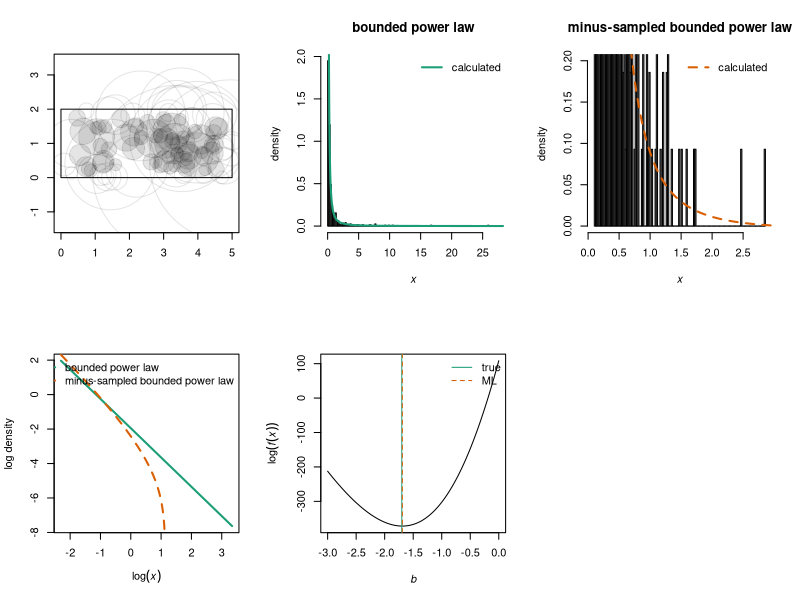

R code for this plot:
rm(list = ls())
library(RColorBrewer)

#normalization constant C from Equation 2 in Edwards et al
#arguments:
#min mass xmin
#max mass xmax
#exponent b of bounded power law distribution
#Value: normalization constant C as in Equation 2 of Edwards
getC <- function(xmin, xmax, b){
  if(b == -1){
    return(1 / (log(xmax) - log(xmin)))
  } else {
    return((b + 1) / (xmax ^ (b + 1) - xmin ^(b + 1)))
  }
}

#bounded power law density
#Arguments:
#x: value at which to get density
#b: power law coefficient
#C: normalization constant
#xmin, xmax: min and max for bounded power law
#Value: density f(x) at x
dboundedpowerlaw <- function(x, b, C, xmin, xmax){
  fx <- C * x ^ b
  fx[x < xmin] <- 0
  fx[x > xmax] <- 0
  return(fx)
}

#calculate pi(r), the probability we minus-sample a circle of radius r
#Arguments:
#w, v: rectangular window dimensions
#r: circle radius
#Value: probability a circle of radius r is minus-sampled
getpir <- function(w, v, r){
  return((w - 2 * r) * (v - 2 * r) / (w * v)) #area in which we can minus-sample a circle of radius r / window area
}

#density for minus-sampled bounded power law (in form we can supply to optimizer)
#Arguments:
#b: power law coefficient
#x: value at which to get density
#xmin, min for bounded power law
#w, v: width and height of sampling window (ASSUMES v <= w and xmax greater than largest observable object)
#Value: density f(x) at x
dMSBPLanalytic <- function(b, x, xmin, w, v){
  numerator <- 4 / pi * x ^ (b + 1) - 2 * (w + v) / sqrt(pi) * x ^ (b + 0.5) + w * v * x ^ b
  xmw <- pi / 4 * v ^ 2 #largest circle we can fit in window
  if(b == -2){#special case for denominator
    dplus <- w * v / (b + 1) * xmw ^ (b + 1) - 2 * (w + v) / (sqrt(pi) * (b + 1.5)) * xmw ^ (b + 1.5) + 4 / pi * log(xmw)
    dminus <- w * v / (b + 1) * xmin ^ (b + 1) - 2 * (w + v) / (sqrt(pi) * (b + 1.5)) * xmin ^ (b + 1.5) + 4 / pi * log(xmin)
  } else if (b == - 1.5){#special case for denominator
    dplus <- w * v / (b + 1) * xmw ^ (b + 1) - 2 * (w + v) / sqrt(pi) * log(xmw) + 4 / (pi * (b + 2)) * xmw ^ (b + 2)
    dminus <- w * v / (b + 1) * xmin ^ (b + 1) - 2 * (w + v) / sqrt(pi) * log(xmin) + 4 / (pi * (b + 2)) * xmin ^ (b + 2)
  } else if (b == -1){#special case for denominator
    dplus <- w * v * log(xmw) - 2 * (w + v) / (sqrt(pi) * (b + 1.5)) * xmw ^ (b + 1.5) + 4 / (pi * (b + 2)) * xmw ^ (b + 2)
    dminus <- w * v * log(xmin) - 2 * (w + v) / (sqrt(pi) * (b + 1.5)) * xmin ^ (b + 1.5) + 4 / (pi * (b + 2)) * xmin ^ (b + 2)
  } else {
    dplus <- w * v / (b + 1) * xmw ^ (b + 1) - 2 * (w + v) / (sqrt(pi) * (b + 1.5)) * xmw ^ (b + 1.5) + 4 / (pi * (b + 2)) * xmw ^ (b + 2)
    dminus <- w * v / (b + 1) * xmin ^ (b + 1) - 2 * (w + v) / (sqrt(pi) * (b + 1.5)) * xmin ^ (b + 1.5) + 4 / (pi * (b + 2)) * xmin ^ (b + 2)
  }
  denominator <- dplus - dminus
  fx <- numerator / denominator
  fx[x < xmin] <- 0
  fx[x > xmw] <- 0
  return(fx)
}

#negative log likelihood for minus-sampled bounded power law (in form we can supply to optimizer)
#Arguments:
#b: power law coefficient
#x: vector of sizes
#xmin, min for bounded power law
#w, v: width and height of sampling window (ASSUMES v <= w and xmax greater than largest observable object)
#Value: negative log likelihood for observations x, with parameter b
negloglikMSBPL <- function(b, x, w, v){
  xmin <- min(x) #this is maximum likelihood estimate
  logfx <- sum(log(dMSBPLanalytic(b = b, x = x, xmin = xmin, w = w, v = v)))
  return(-logfx)
}

#plot negative log likelihood against b for minus-sampled bounded power law
#Arguments:
#x: vector of sizes
#w: width of window
#v: height of window
#Value: plot of negative log likelihood against b
plotnegloglik <- function(x, w, v){
  b <- seq(from = -3, to = -1e-6, length.out = 100)
  negllvec <- numeric(3)
  for(i in 1:100){
    negllvec[i] <- negloglikMSBPL(b = b[i], x = x, w = w, v = v)
  }
  plot(b, negllvec, type = "l", xlab = expression(italic(b)), ylab = expression(log(italic(f(x)))))  
}

#maximum likelihood estimate of b for minus-sampled bounded power law
#Arguments:
#x: vector of sizes
#w: width of window
#v: height of window
#Value: object returned by optimize(), for which $minimum is the ML estimate and $objective is the negative log likelihood
estimatebMSBPL <- function(x, w, v){
  return(optimize(f = negloglikMSBPL, interval = c(-3, 0), x = x, w = w, v = v))
}

#density for minus-sampled bounded power law
#Arguments:
#x: value at which to get density
#b: power law coefficient
#C: normalization constant
#xmin, xmax: min and max for bounded power law
#w, v: width and height of sampling window (ASSUMES v <= w)
#Value: density f(x) at x
#NOTE: NOT SURE ABOUT JACOBIAN YET
dMSBPL <- function(x, b, C, xmin, xmax, w, v){
  Jacobian <- 1 / (2 * sqrt(pi * x))
  #numerator <- C / (w * v) * (4 / pi * x ^ (b + 1) - 2 * (w + v) / sqrt(pi) * x ^ (b + 0.5) + w * v * x ^ b) #includes factor C / (w * v) that cancels with denominator
  numerator <- 4 / pi * x ^ (b + 1) - 2 * (w + v) / sqrt(pi) * x ^ (b + 0.5) + w * v * x ^ b
  #numerator <- numerator * Jacobian #change of variables needed?
  
  n2 <- dboundedpowerlaw(x = x, b = b, C = C, xmin = xmin, xmax = xmax) * getpir(w = w, v = v, r = sqrt(x / pi))
  #n2 <- n2 * Jacobian #CHECK: JACOBIAN NEEDED HERE?

  xmw <- pi / 4 * v ^ 2 #largest circle we can fit in window
  if(b == -2){#special case for denominator
    dplus <- w * v / (b + 1) * xmw ^ (b + 1) - 2 * (w + v) / (sqrt(pi) * (b + 1.5)) * xmw ^ (b + 1.5) + 4 / pi * log(xmw)
    dminus <- w * v / (b + 1) * xmin ^ (b + 1) - 2 * (w + v) / (sqrt(pi) * (b + 1.5)) * xmin ^ (b + 1.5) + 4 / pi * log(xmin)
  } else if (b == - 1.5){#special case for denominator
    dplus <- w * v / (b + 1) * xmw ^ (b + 1) - 2 * (w + v) / sqrt(pi) * log(xmw) + 4 / (pi * (b + 2)) * xmw ^ (b + 2)
    dminus <- w * v / (b + 1) * xmin ^ (b + 1) - 2 * (w + v) / sqrt(pi) * log(xmin) + 4 / (pi * (b + 2)) * xmin ^ (b + 2)
  } else if (b == -1){#special case for denominator
    dplus <- w * v * log(xmw) - 2 * (w + v) / (sqrt(pi) * (b + 1.5)) * xmw ^ (b + 1.5) + 4 / (pi * (b + 2)) * xmw ^ (b + 2)
    dminus <- w * v * log(xmin) - 2 * (w + v) / (sqrt(pi) * (b + 1.5)) * xmin ^ (b + 1.5) + 4 / (pi * (b + 2)) * xmin ^ (b + 2)
  } else {
    dplus <- w * v / (b + 1) * xmw ^ (b + 1) - 2 * (w + v) / (sqrt(pi) * (b + 1.5)) * xmw ^ (b + 1.5) + 4 / (pi * (b + 2)) * xmw ^ (b + 2)
    dminus <- w * v / (b + 1) * xmin ^ (b + 1) - 2 * (w + v) / (sqrt(pi) * (b + 1.5)) * xmin ^ (b + 1.5) + 4 / (pi * (b + 2)) * xmin ^ (b + 2)
  }
  denominator <- dplus - dminus
  d2 <- dMSBPLintegral(b = b, C = C, w = w, v = v, xmin = xmin, xmax = xmax, xmaxminus = xmw)

  fx1 <- numerator / denominator
  fx2 <- n2 / d2$value #USING NUMERICAL INTEGRAL FOR NOW: we can always make this form work for other distributions
  
  print("overall check:")
  print(head(cbind(fx1, fx2)))
  
  fx2[x < xmin] <- 0
  fx2[x > xmw] <- 0
  return(fx2)
}

#numerical check on denominator for minus-sampled bounded power law
#Arguments:
#b: power law coefficient
#C: normalization constant
#w, v: width and height of sampling window (ASSUMES v < w)
#xmin, xmax: min and max for bounded power law
#xmaxminus: max area we can fit in window
#Value: numerical integral of what I think is numerator of minus-sampled bounded power law
dMSBPLintegral <- function(b, C, w, v, xmin, xmax, xmaxminus){
  myfunction <- function(x){
      f <- dboundedpowerlaw(x = x, b = b, C = C, xmin = xmin, xmax = xmax) * getpir(w = w, v = v, r = sqrt(x / pi))
      return(f)
    }
  return(integrate(f = myfunction, lower = xmin, upper = xmaxminus))
}

#inverse cdf for bounded power law
#Arguments:
#u in [0, 1]
#xmin and xmax: min and max values of x
#Value: inverse cdf evaluated at u
FXinv <- function(u, b, xmin, xmax){
  if(b == -1){
    x <- xmax ^ u * xmin ^ (1 - u)
  } else {
    x <- (u * xmax ^ (b + 1) + (1 - u) * xmin ^ (b + 1)) ^ (1 / (b + 1))  
  }
  return(x)
}

#simulate from bounded power law distribution
#Arguments:
#n: number of values to simulate
#b: exponent for distribution
#xmin: min size
#xmax: max size
#Value:
#vector of n observations drawn from the specified bounded power law distribution
simulateboundedpowerlaw <- function(n, b, xmin, xmax){
  u <- runif(n = n, min = 0, max = 1)
  x <- FXinv(u = u, b = b, xmin = xmin, xmax = xmax)
}

#radius of circle given area
#Argument: area x
#Value: radius r
radiusfromarea <- function(x){
  return(sqrt(x / pi))
}

#does circle of radius r centred at (alpha, beta) fall entirely within a rectangle of side lengths w, v, lower left corner at origin?
#Arguments:
#alpha, beta: coordinates of circle centre
#r: radius of circle
#w, v: width and height of rectangle
#Value:
#logical: circle entirely in rectangle?
inframe <- function(alpha, beta, r, w, v){
  return(alpha >= r & alpha <= (w - r) & beta >= r & beta <= (v - r))
}

#draw sampling window
#Arguments: w, v width and height of rectangular window
#Value: rectangle representing the window
plotframe <- function(w, v){
  polygon(x = c(0, w, w, 0), y = c(0, 0, v, v))
}

#draw circle, filled if entirely in window
#Arguments:
#alpha, beta: centre of circle
#r: radius of circle
#isinframe (logical): is circle entirely in window?
#Value: draw the circle
plotcircle <- function(alpha, beta, r, isinframe){
  theta <- seq(from = 0, to = 2 * pi, length.out = 1e3)
  xc <- r * cos(theta)
  yc <- r * sin(theta)
  if(isinframe){
    plotcol <- adjustcolor("black", 0.1)
    edgecol <- plotcol
  } else {
    plotcol <- NA
    edgecol <- adjustcolor("black", 0.1)
  }
  polygon(xc + alpha, yc + beta, col = plotcol, border = edgecol)
}

#dimensions of sampling window
w <- 5
v <- 2 #ASSUME v <= w

#DATA FILES NEED TO BE IN THE PROJECT FOR THIS TO WORK
#load data
#oneyeardf <- read.csv("oneyeardf.csv")
#oneyeardf <- oneyeardf[is.na(oneyeardf$ROI.LabelCode), ] # subset by removing corals that are out of frame
#axisscores <- read.csv("axisscores.csv")
#axisscores <- axisscores[order(axisscores$PC1), ] # order by PC1 from low to high

#sample from the sites; loop to repeat for all sites
#subsample from the minus sampled distribution


#parameters of bounded power law 
# need to make a function that estimates the parameters for each site
xmin <- 1e-1 #min area
xmax <- pi * 3^2 #max area
xmaxminus <- pi / 4 * v^2 #max area of circle that can fit in window
b <- -1.7 #power law exponent
C <- getC(xmin = xmin, xmax = xmax, b = b) #normalization constant
n <- 1e3 #number of circles
nplot <- 100 #number to plot
x <- simulateboundedpowerlaw(n = n, b = b, xmin = xmin, xmax = xmax) #simulated areas

r <- radiusfromarea(x) #colony radii (assume circles)
mycolors <- brewer.pal(3, "Dark2")

alpha <- runif(n = n, min = 0, max = w) #(alpha, beta) uniform random points in sampling window
beta <- runif(n = n, min = 0, max = v)

par(mfrow = c(2, 3))
plot(c(0, w), c(0, v), type = "n", asp = 1, xlab = "", ylab = "")
plotframe(w = w, v = v)
isinframe <- inframe(alpha = alpha, beta = beta, r = r, w = w, v = v)
for(i in 1:nplot){#drawing all the circles can be slow so make nplot not too large
  plotcircle(alpha = alpha[i], beta = beta[i], r = r[i], isinframe = isinframe[i]) 
}

hist(x, freq = FALSE, main = "bounded power law", breaks = 100, xlab = expression(italic(x)), ylab = "density")
xseq <- seq(from = xmin, to = xmax, length.out = 1e4)
fx <- dboundedpowerlaw(x = xseq, b = b, C = C, xmin = xmin, xmax = xmax)
lines(xseq, fx, col = mycolors[1], lwd = 2, lty = "solid") #density curve for bounded power law
legend("topright", bty = "n", lwd = 2, lty = c("solid"), col = c(mycolors[1]), legend = c("calculated"))

hist(x[isinframe], freq = FALSE, main = "minus-sampled bounded power law", breaks = 100, xlab = expression(italic(x)), ylab = "density", ylim = c(0, 0.2)) #changing y-axis limits helps us see tail
xseqMS <- seq(from = xmin, to = xmaxminus, length.out = 1e4)
fxMS <- dMSBPL(x = xseqMS, b = b, C = C, xmin = xmin, xmax = xmax, w = w, v = v)
lines(xseqMS, fxMS, col = mycolors[2], lwd = 2, lty = "dashed") #density curve for bounded power law
legend("topright", bty = "n", lwd = 2, lty = c("dashed"), col = c(mycolors[2]), legend = c("calculated"))

plot(log(xseq), log(fx), type = "l", lwd = 2, lty = "solid", col = mycolors[1], xlab = expression(log(italic(x))), ylab = "log density")
lines(log(xseqMS), log(fxMS), col = mycolors[2], lwd = 2, lty = "dashed") #density curve for bounded power law
legend("topright", bty = "n", lwd = 2, lty = c("solid", "dashed"), col = c(mycolors[1], mycolors[2]), legend = c("bounded power law", "minus-sampled bounded power law"))

plotnegloglik(x = x[isinframe], w = w, v = v)
abline(v = b, lty = "solid", col = mycolors[1])
bML <- estimatebMSBPL(x = x[isinframe], w = w, v = v)
abline(v = bML$minimum, lty = "dashed", col = mycolors[2])
legend("topright", lty = c("solid", "dashed"), legend = c("true", "ML"), col = mycolors[1:2], bty = "n")


  
